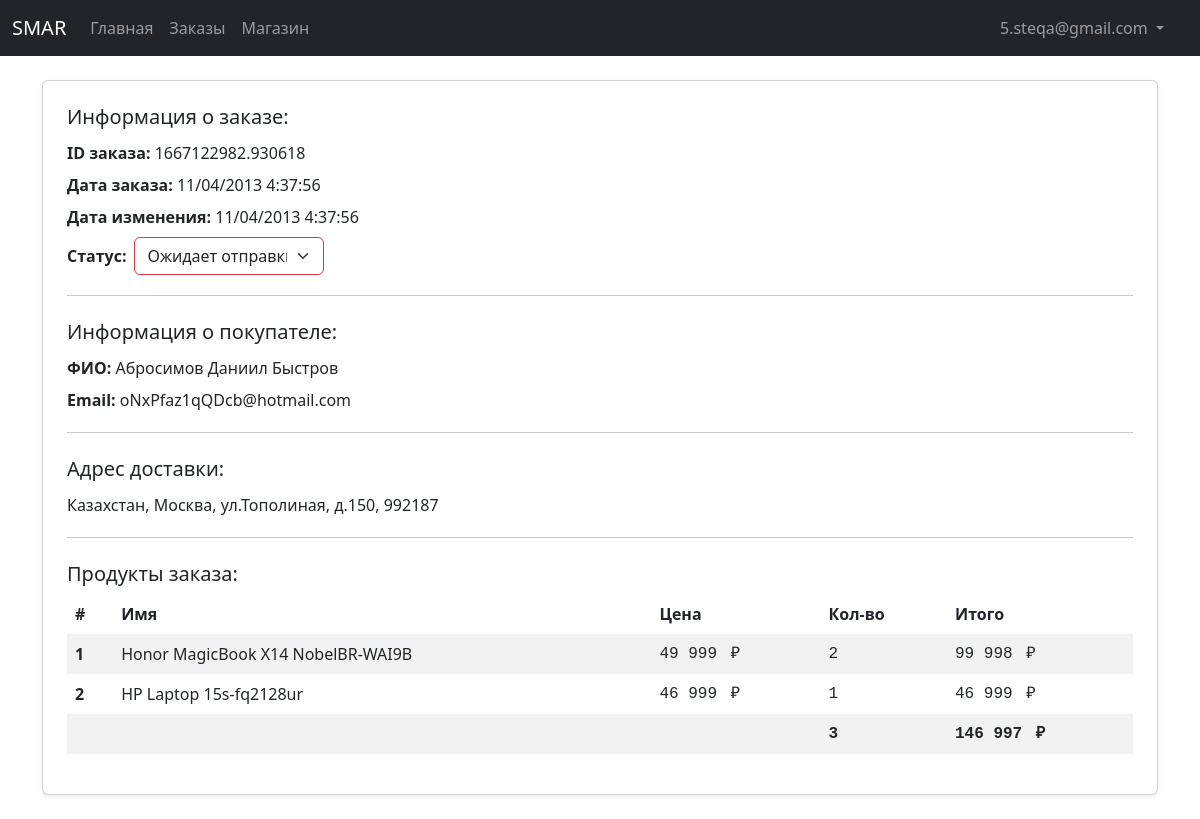
The app's page /dashboard/order/85/ (signed in), older data.
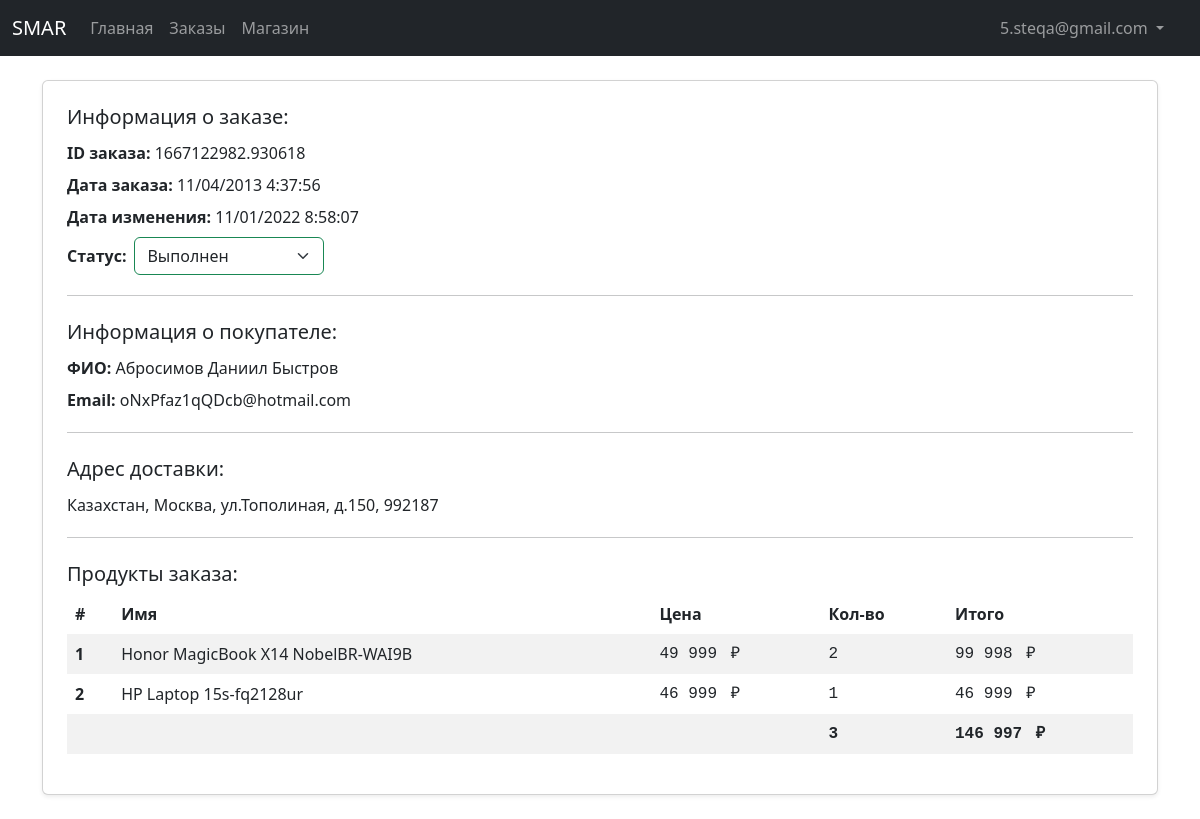
The same page, newer data.
### store/models.py (models this page shows, shortened)
class Order(models.Model):
    ORDER_STATUSES = [
        (False, 'Не оформлен'),
        ('1', 'Ожидает отправки'),
        ('2', 'Отправлен'),
        ('3', 'Выполнен'),
    ]
    customer = models.ForeignKey(CustomUser, on_delete=models.SET_NULL, null=True)
    date_ordered = models.DateTimeField(auto_now_add=True)
    date_updated = models.DateTimeField(auto_now=True)
    status = models.CharField(max_length=16, choices=ORDER_STATUSES, default=False)
    transaction_id = models.CharField(max_length=200)
    @property
    def get_total_order_price(self):
        order_items = self.orderitem_set.all()
        total_price = sum(item.get_total_items_price for item in order_items)
        return total_price
    @property
    def get_total_order_quantity(self):
        order_items = self.orderitem_set.all()
        total_quantity = sum(item.quantity for item in order_items)
        return total_quantity

class OrderItem(models.Model):
    product = models.ForeignKey(Product, on_delete=models.SET_NULL, null=True)
    order = models.ForeignKey(Order, on_delete=models.SET_NULL, null=True)
    quantity = models.SmallIntegerField(default=0)
    date_added = models.DateTimeField(auto_now_add=True)
    @property
    def get_total_items_price(self):
        total_price = self.product.price * self.quantity
        return total_price

class Product(models.Model):
    name = models.CharField(max_length=44)
    price = models.DecimalField(max_digits=9, decimal_places=2)
    image = models.ImageField()

### authentication/models.py (models this page shows)
class CustomUser(AbstractUser):
    email = models.EmailField(_('email address'), unique=True)
    fio = models.CharField(_('ФИО'), max_length=200)
    USERNAME_FIELD = 'email'
    REQUIRED_FIELDS = []

### authentication/decorators.py (the view)
        def wrapper_func(request, *args, **kwargs):
            if request.user.groups.exists():
                for group in request.user.groups.all():
                    if group.name in allowed_roles:
                        return view_func(request, *args, **kwargs)
            return redirect('store')

### sales_dashboard/views.py (called while the page is built)
@allowed_users(allowed_roles=['seller'])
def order_detail(request, pk):
    order = Order.objects.get(pk=pk)
    order_items = order.orderitem_set.all()
    shipping_address = order.shippingaddress_set.get()
    if request.method == 'POST':
        return change_order_status(request, order)
    context = {
        'order': order,
        'order_items': order_items,
        'shipping_address': shipping_address,
    }
    return render(request, 'sales_dashboard/order-detail.html', context)

### sales_dashboard/templates/sales_dashboard/order-detail.html (shortened to what this page needs)
{% extends 'sales_dashboard/base.html' %}
{% load static %}
{% block content %}
<div class="my-4">
    <div class="card shadow-sm mb-4 p-4">
        <h5>Информация о заказе:</h5>
        <p class="my-1">
            <span class="fw-semibold">ID заказа:</span>
            {{ order.transaction_id }}
        </p>
        <p class="my-1">
            <span class="fw-semibold">Дата заказа:</span>
            {{ order.date_ordered|date:"m/d/Y G:i:s" }}
        </p>
        <p class="my-1">
            <span class="fw-semibold">Дата изменения:</span>
            <span id="dateUpdated">{{ order.date_updated|date:"m/d/Y G:i:s" }}</span>
        </p>
        <p class="my-1 d-flex align-items-center">
            <span class="fw-semibold me-2">Статус:</span>
            <select class="form-control form-select" id="status" aria-label="Default select example"
                style="width: 190px;">
                <option value="1" {% if order.status == '1' %} selected {% endif %}>Ожидает отправки</option>
                <option value="3" {% if order.status == '3' %} selected {% endif %}>Выполнен</option>
            </select>
        </p>
        <hr>
        <h5 class="my-2">Информация о покупателе:</h5>
        <p class="my-1">
            <span class="fw-semibold">ФИО:</span>
            {{ order.customer.fio }}
        </p>
        <p class="my-1">
            <span class="fw-semibold">Email:</span>
            {{ order.customer.email }}
        </p>
        <hr>
        <h5 class="my-2">Адрес доставки:</h5>
        <p class="my-1">
            {{ shipping_address.country }},
            {{ shipping_address.city }},
            {{ shipping_address.address }},
            {{ shipping_address.postcode }}
        </p>
        <hr>
        <h5 class="my-2">Продукты заказа:</h4>
        <table class="table table-striped table-borderless">
            <thead>
                <tr>
                    <th scope="col">#</th>
                    <th scope="col">Имя</th>
                    <th scope="col">Цена</th>
                    <th scope="col">Кол-во</th>
                    <th scope="col">Итого</th>
                </tr>
            </thead>
            <tbody id="orders">
                {% for item in order_items %}
                <tr>
                    <th scope="row">
                    </th>
                    <td>{{ item.product.name }}</td>
                    <td class="font-monospace">
                        {{ item.product.price|floatformat:"-2g"}}
                        <span class="ms-1 not-select">₽</span>
                    </td>
                    <td class="font-monospace">{{ item.quantity }}</td>
                    <td class="font-monospace">
                        {{item.get_total_items_price|floatformat:"-2g" }}
                        <span class="ms-1 not-select">₽</span>
                    </td>
                </tr>
                {% endfor %}
                <tr>
                    <td colspan="3"></td>
                    <td class="fw-semibold font-monospace">{{order.get_total_order_quantity }}</td>
                    <td class="fw-semibold font-monospace">
                        {{ order.get_total_order_price|floatformat:"-2g" }}
                        <span class="ms-1 not-select">₽</span>
                    </td>
                </tr>
            </tbody>
        </table>
    </div>
</div>
{% endblock %}

Row changes from the older to the newer data that the page shows:
changed Order "Абросимов Даниил Быстров": date_updated "11/04/2013 4:37:56" → "11/01/2022 8:58:07"; status "Ожидает отправки" → "Выполнен"
